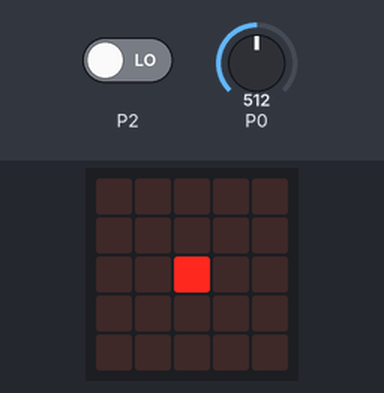
Bench run of a program on a simulated BBC micro:bit running MicroPython. On the bench: the board's 5×5 LED display. Inputs (shaded band) come from the test bench; at power-on: P0 = 512, P2 LOW (analog values on the 0–1023 scale).

Above: at 1.2 s.
1.3 s: P0 set to 208
2.8 s: P0 set to 183
At 3.6 s:
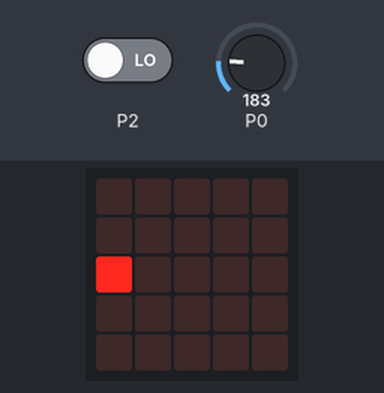
4.7 s: P0 set to 885
6.2 s: P0 set to 910
At 8.0 s:
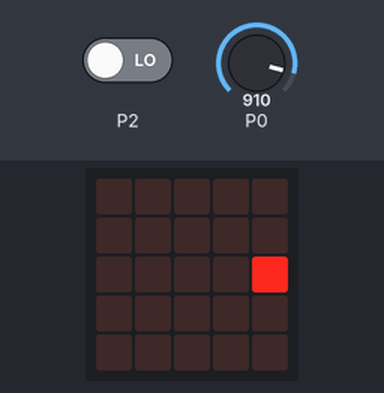
8.5 s: P0 set to 190
At 9.2 s:
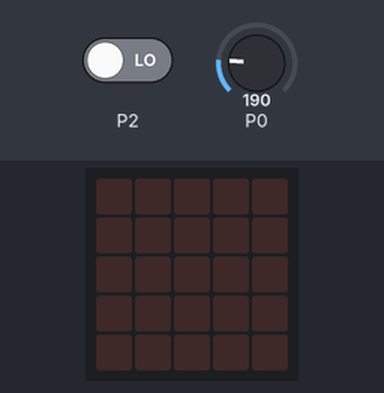
10.9 s: P0 set to 1023
At 13.2 s:
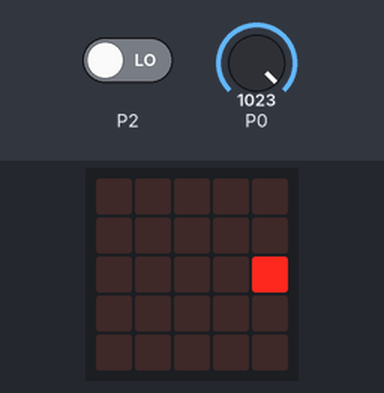
Timing chart, 0 to 14.3 s (numbered marks = the images above; inputs shaded):
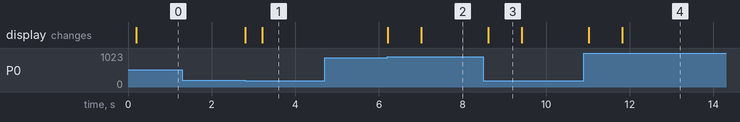

Measured:
- the behaviour switches between 200 and 199 on P0 (found by bisection; images 0 and 1)
- the behaviour switches between 900 and 901 on P0 (found by bisection; images 1 and 2)
- after the input at 1.3 s, every drawn part: stays the same
- after the input at 2.8 s, the display: first changes at once (image 1 shows a later state)
- after the input at 4.7 s, every drawn part: stays the same
- after the input at 6.2 s, the display: first changes at once (image 2 shows a later state)
- after the input at 8.5 s, the display: changes after 0.12 s (image 3)
- after the input at 10.9 s, the display: first changes after 0.12 s (image 4 shows a later state)
- what the display in image 3 shows lasts 0.8 s, from 8.6 s to 9.4 s

The program:

joyistic.py
```python
from microbit import *
ledX=2
ledY=2

while True:
    joyX=pin0.read_analog()
    joyY=pin0.read_analog()
    joyB=pin2.read_digital()

    if joyX<200:
        if ledX>0:
            display.set_pixel(ledX,ledY,0)
            ledX=ledX-1
    elif joyX>900:
        if ledX<4:
            display.set_pixel(ledX,ledY,0)
            ledX=ledX+1
    elif joyY<200:
        if ledY>0:
            display.set_pixel(ledX,ledY,0)
            ledY=ledY-1
    elif joyY>900:
        if ledY<4:
            display.set_pixel(ledX,ledY,0)
            ledY=ledY+1
    sleep(200)
    display.set_pixel(ledX,ledY,9)
```
